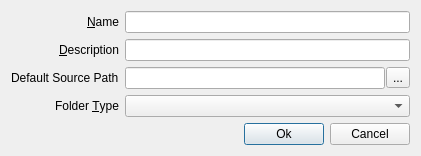
<?xml version="1.0" encoding="UTF-8"?>
<ui version="4.0">
 <class>NewFolderDialog</class>
 <widget class="QDialog" name="NewFolderDialog">
  <property name="geometry">
   <rect>
    <x>0</x>
    <y>0</y>
    <width>421</width>
    <height>151</height>
   </rect>
  </property>
  <property name="maximumSize">
   <size>
    <width>16777215</width>
    <height>151</height>
   </size>
  </property>
  <property name="windowTitle">
   <string>Folder Properties</string>
  </property>
  <layout class="QVBoxLayout" name="verticalLayout">
   <item>
    <layout class="QGridLayout" name="gridLayout">
     <item row="0" column="1">
      <widget class="QLineEdit" name="nameLineEdit"/>
     </item>
     <item row="1" column="1">
      <widget class="QLineEdit" name="descriptionLineEdit"/>
     </item>
     <item row="0" column="0">
      <widget class="QLabel" name="label">
       <property name="text">
        <string>&amp;Name</string>
       </property>
       <property name="alignment">
        <set>Qt::AlignRight|Qt::AlignTrailing|Qt::AlignVCenter</set>
       </property>
       <property name="buddy">
        <cstring>nameLineEdit</cstring>
       </property>
      </widget>
     </item>
     <item row="1" column="0">
      <widget class="QLabel" name="label_2">
       <property name="text">
        <string>&amp;Description</string>
       </property>
       <property name="alignment">
        <set>Qt::AlignRight|Qt::AlignTrailing|Qt::AlignVCenter</set>
       </property>
       <property name="buddy">
        <cstring>descriptionLineEdit</cstring>
       </property>
      </widget>
     </item>
     <item row="2" column="0">
      <widget class="QLabel" name="label_3">
       <property name="text">
        <string>Default Source Path</string>
       </property>
      </widget>
     </item>
     <item row="2" column="1">
      <layout class="QHBoxLayout" name="horizontalLayout_2">
       <property name="spacing">
        <number>1</number>
       </property>
       <item>
        <widget class="QLineEdit" name="defSourcePathLineEdit">
         <property name="readOnly">
          <bool>true</bool>
         </property>
        </widget>
       </item>
       <item>
        <widget class="QToolButton" name="defSourcePathToolButton">
         <property name="text">
          <string>...</string>
         </property>
        </widget>
       </item>
      </layout>
     </item>
     <item row="3" column="0">
      <widget class="QLabel" name="label_4">
       <property name="text">
        <string>Folder &amp;Type</string>
       </property>
       <property name="alignment">
        <set>Qt::AlignRight|Qt::AlignTrailing|Qt::AlignVCenter</set>
       </property>
       <property name="buddy">
        <cstring>folderTypeComboBox</cstring>
       </property>
      </widget>
     </item>
     <item row="3" column="1">
      <widget class="QComboBox" name="folderTypeComboBox"/>
     </item>
    </layout>
   </item>
   <item>
    <layout class="QHBoxLayout" name="horizontalLayout">
     <item>
      <spacer name="horizontalSpacer">
       <property name="orientation">
        <enum>Qt::Horizontal</enum>
       </property>
       <property name="sizeHint" stdset="0">
        <size>
         <width>40</width>
         <height>20</height>
        </size>
       </property>
      </spacer>
     </item>
     <item>
      <widget class="QPushButton" name="pushButton">
       <property name="text">
        <string>Ok</string>
       </property>
       <property name="default">
        <bool>true</bool>
       </property>
      </widget>
     </item>
     <item>
      <widget class="QPushButton" name="pushButton_2">
       <property name="text">
        <string>Cancel</string>
       </property>
      </widget>
     </item>
    </layout>
   </item>
  </layout>
 </widget>
 <tabstops>
  <tabstop>nameLineEdit</tabstop>
  <tabstop>descriptionLineEdit</tabstop>
  <tabstop>defSourcePathLineEdit</tabstop>
  <tabstop>defSourcePathToolButton</tabstop>
  <tabstop>folderTypeComboBox</tabstop>
  <tabstop>pushButton</tabstop>
  <tabstop>pushButton_2</tabstop>
 </tabstops>
 <resources/>
 <connections>
  <connection>
   <sender>pushButton_2</sender>
   <signal>clicked()</signal>
   <receiver>NewFolderDialog</receiver>
   <slot>reject()</slot>
   <hints>
    <hint type="sourcelabel">
     <x>276</x>
     <y>77</y>
    </hint>
    <hint type="destinationlabel">
     <x>79</x>
     <y>73</y>
    </hint>
   </hints>
  </connection>
  <connection>
   <sender>pushButton</sender>
   <signal>clicked()</signal>
   <receiver>NewFolderDialog</receiver>
   <slot>tryAccept()</slot>
   <hints>
    <hint type="sourcelabel">
     <x>185</x>
     <y>80</y>
    </hint>
    <hint type="destinationlabel">
     <x>110</x>
     <y>81</y>
    </hint>
   </hints>
  </connection>
 </connections>
 <slots>
  <slot>tryAccept()</slot>
 </slots>
</ui>
